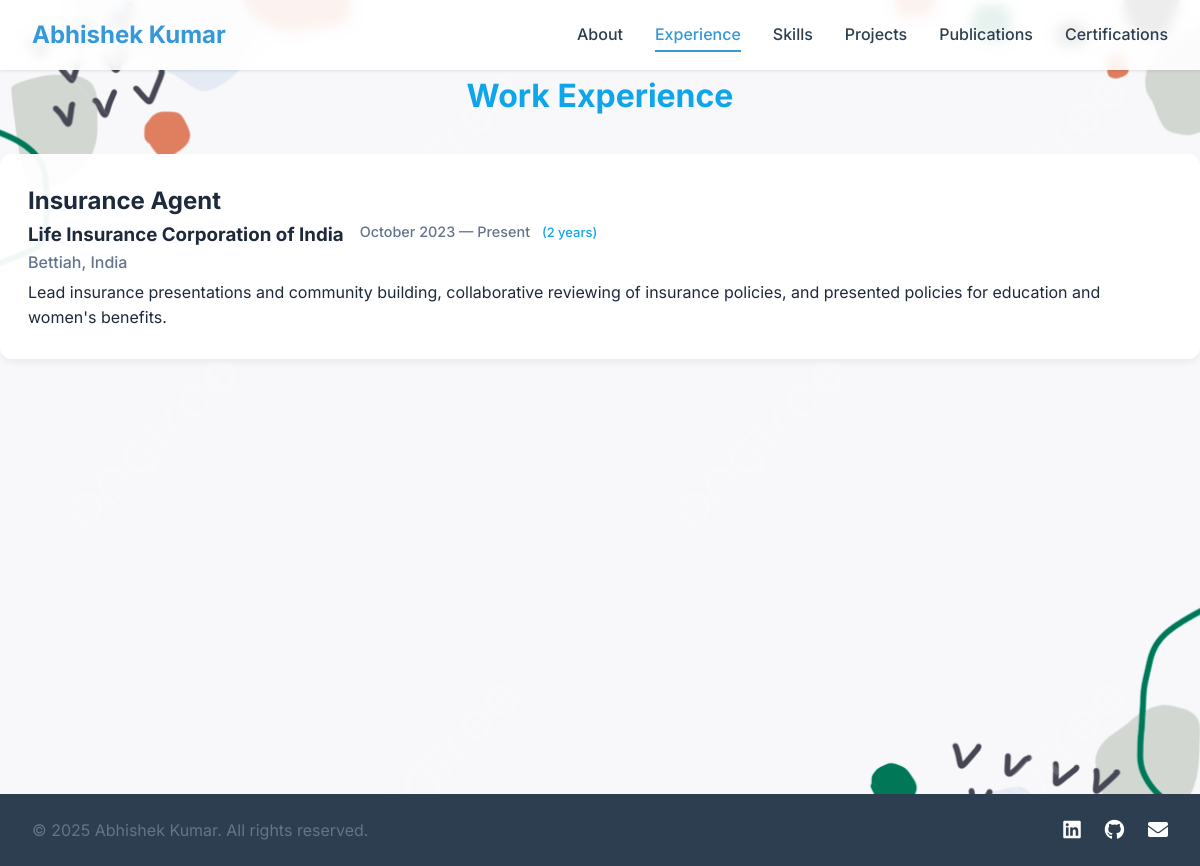
The app's page /experience/ with its own data.
### portfolio_app/models.py (models this page shows, shortened)
class Profile(models.Model):
    full_name = models.CharField(max_length=200)
    title = models.CharField(max_length=200, blank=True)
    phone = models.CharField(max_length=50, blank=True)
    email = models.EmailField(blank=True)
    summary = models.TextField(blank=True)
    photo = models.URLField(blank=True)
    github = models.URLField(blank=True)
    linkedin = models.URLField(blank=True)

class Experience(models.Model):
    profile = models.ForeignKey(Profile, on_delete=models.CASCADE, related_name='experiences')
    title = models.CharField(max_length=255)
    company = models.CharField(max_length=255)
    location = models.CharField(max_length=255, blank=True)
    start_date = models.CharField(max_length=50)
    end_date = models.CharField(max_length=50)
    description = models.TextField(blank=True)

### portfolio_app/views.py (the view)
# urls.py: path('experience/', views.experience, name='experience'),
def experience(request):
    profile = Profile.objects.first()
    if not profile:
        return render(request, 'portfolio_app/experience.html', {'no_data': True})
    context = {
        'profile': profile,
        'experiences': profile.experiences.all().order_by('-start_date'),
    }
    return render(request, 'portfolio_app/experience.html', context)

### portfolio_app/templatetags/portfolio_extras.py (called while the page is built)
@register.filter
def format_date(value):
    if value == "Current":
        return "Present"
    try:
        date = datetime.strptime(value, '%Y-%m-%d')
        return date.strftime('%B %Y')
    except (ValueError, TypeError):
        return value

@register.filter
def calculate_duration(start_date, end_date):
    try:
        start = datetime.strptime(start_date, '%Y-%m-%d')
        if end_date == "Current":
            end = datetime.now()
        else:
            end = datetime.strptime(end_date, '%Y-%m-%d')
        rd = relativedelta(end, start)
        years = rd.years
        months = rd.months
        if years > 0:
            if months > 0:
                return f"({years} year{'s' if years != 1 else ''}, {months} month{'s' if months != 1 else ''})"
            return f"({years} year{'s' if years != 1 else ''})"
        return f"({months} month{'s' if months != 1 else ''})"
    except (ValueError, TypeError):
        return ""

### portfolio_app/templates/portfolio_app/experience.html (shortened to what this page needs)
{% extends "portfolio_app/base.html" %}
{% block content %}
{% load portfolio_extras %}
<section class="experience-page">
    <h1>Work Experience</h1>
    <div class="experience-timeline">
        {% for exp in experiences %}
            <article class="experience-card card">
                <header class="experience-header">
                    <h2>{{ exp.title }}</h2>
                    <div class="experience-meta">
                        <div class="company-info">
                            <h3>{{ exp.company }}</h3>
                            {% if exp.location %}<span class="location">{{ exp.location }}</span>{% endif %}
                        </div>
                        <div class="duration">
                            {{ exp.start_date|format_date }} — {{ exp.end_date|format_date }}
                            <span class="duration-calc">
                                {{ exp.start_date|calculate_duration:exp.end_date }}
                            </span>
                        </div>
                    </div>
                </header>
                {% if exp.description %}
                    <div class="experience-description">
                        <p>{{ exp.description }}</p>
                    </div>
                {% endif %}
            </article>
        {% empty %}
            <div class="empty-state card">
                <p>No work experience listed yet.</p>
            </div>
        {% endfor %}
    </div>
</section>
{% endblock %}

### portfolio_app/templates/portfolio_app/base.html (shortened to what this page needs)
<!DOCTYPE html>
<html lang="en">
<head>
    <link rel="stylesheet" href="https://cdnjs.cloudflare.com/ajax/libs/font-awesome/5.15.4/css/all.min.css">
    {% load static %}
    <link rel="stylesheet" href="{% static 'portfolio_app/css/base.css' %}">
    <link rel="stylesheet" href="{% static 'portfolio_app/css/style.css' %}">
</head>
<body>
    <header class="site-header">
        <nav class="main-nav">
            <div class="nav-brand">
                <a href="{% url 'portfolio_app:home' %}">{{ profile.full_name }}</a>
            </div>
            <ul class="nav-links" id="navLinks">
                <li><a href="{% url 'portfolio_app:about' %}" class="nav-link">About</a></li>
                <li><a href="{% url 'portfolio_app:experience' %}" class="nav-link">Experience</a></li>
                <li><a href="{% url 'portfolio_app:skills' %}" class="nav-link">Skills</a></li>
                <li><a href="{% url 'portfolio_app:projects' %}" class="nav-link">Projects</a></li>
                <li><a href="{% url 'portfolio_app:publications' %}" class="nav-link">Publications</a></li>
                <li><a href="{% url 'portfolio_app:certifications' %}" class="nav-link">Certifications</a></li>
            </ul>
        </nav>
    </header>
    <main class="main-content">
        {% block content %}
        {% endblock %}
    </main>
    <footer class="site-footer">
        <div class="footer-content">
            <div class="footer-info">
                <p>&copy; {% now "Y" %} {{ profile.full_name }}. All rights reserved.</p>
            </div>
            <div class="footer-social">
                {% if profile.linkedin %}
                <a href="{{ profile.linkedin }}" target="_blank" class="social-link">
                    <i class="fab fa-linkedin"></i>
                </a>
                {% endif %}
                {% if profile.github %}
                <a href="{{ profile.github }}" target="_blank" class="social-link">
                    <i class="fab fa-github"></i>
                </a>
                {% endif %}
                {% if profile.email %}
                <a href="mailto:{{ profile.email }}" class="social-link">
                    <i class="fas fa-envelope"></i>
                </a>
                {% endif %}
            </div>
        </div>
    </footer>
</body>
</html>

### portfolio_app/static/portfolio_app/css/base.css (style rules this page uses)
:root { --primary-color: #3498db; --secondary-color: #2c3e50; --accent-color: #e74c3c; --text-color: #2c3e50; --text-light: #505d6b; --background-color: #f8f9fa; --white: #ffffff; --shadow: 0 2px 4px rgba(0, 0, 0, 0.1); }
* { margin: 0; padding: 0; box-sizing: border-box; }
body { font-family: 'Inter', sans-serif; line-height: 1.6; color: var(--text-color); background: var(--background-color); }
.site-header { background: var(--white); box-shadow: var(--shadow); position: sticky; top: 0; z-index: 1000; }
.main-nav { max-width: 1200px; margin: 0 auto; padding: 1rem 2rem; display: flex; justify-content: space-between; align-items: center; }
.nav-brand { font-size: 1.5rem; font-weight: 700; }
.nav-brand a { color: var(--primary-color); text-decoration: none; }
.nav-links { display: flex; gap: 2rem; list-style: none; }
.nav-link { color: var(--text-color); text-decoration: none; font-weight: 500; padding: 0.5rem 0; position: relative; transition: color 0.3s ease; }
.nav-link:hover, .nav-link.active { color: var(--primary-color); }
.nav-link::after { content: ''; position: absolute; width: 0; height: 2px; bottom: 0; left: 0; background-color: var(--primary-color); transition: width 0.3s ease; }
.nav-link:hover::after, .nav-link.active::after { width: 100%; }
.main-content { min-height: calc(100vh - 140px); }
.site-footer { background: var(--secondary-color); color: var(--white); padding: 2rem 0; margin-top: 4rem; }
.footer-content { max-width: 1200px; margin: 0 auto; padding: 0 2rem; display: flex; justify-content: space-between; align-items: center; }
.footer-social { display: flex; gap: 1.5rem; }
.footer-social .social-link { color: var(--white); font-size: 1.25rem; transition: transform 0.2s; }
.card { background: var(--white); border-radius: 8px; box-shadow: var(--shadow); transition: transform 0.2s, box-shadow 0.2s; }

### portfolio_app/static/portfolio_app/css/style.css (style rules this page uses)
:root { --bg: #ffffff; --card: #f8fafc; --muted: #64748b; --accent: #0ea5e9; --text: #1e293b; }
* { box-sizing: border-box; }
body { font-family: 'Inter', 'Segoe UI', 'Roboto', 'Helvetica', 'Arial', sans-serif; margin: 0; background: url('/static/portfolio_app/images/background.png') no-repeat center center fixed; background-size: cover; color: var(--text); -webkit-font-smoothing: antialiased; line-height: 1.6; }
.site-header { backdrop-filter: blur(6px); background: rgba(255, 255, 255, 0.9); position: sticky; top: 0; z-index: 10; box-shadow: 0 1px 3px rgba(0, 0, 0, 0.1); }
.card { background: rgba(255, 255, 255, 0.95); border-radius: 12px; padding: 28px; margin-bottom: 24px; box-shadow: 0 4px 6px rgba(0, 0, 0, 0.05); transition: transform 0.2s ease, box-shadow 0.2s ease; }
.site-footer { padding:20px 0;color:var(--muted);text-align:center }
.experience-page h1 { text-align: center; font-size: 2rem; font-weight: 700; margin-bottom: 2rem; color: var(--accent); }
.experience-meta { display: flex; gap: 1rem; color: var(--text); font-weight: 500; margin-bottom: 0.25rem; }
.duration { color: var(--muted); font-size: 0.9em; margin-bottom: 1rem; }
.duration-calc { color: var(--accent); font-size: 0.9em; margin-left: 0.5rem; }
.location { color: var(--muted); }
.experience-description { color: var(--text); line-height: 1.6; margin: 0; }
html { scroll-behavior:smooth }

### records on screen
Profile: full_name "Abhishek Kumar"
Experience: title "Insurance Agent", company "Life Insurance Corporation of India", location "Bettiah, India", start_date "October 2023", end_date "Present", start_date|calculate_duration "(2 years)", description "Lead insurance presentations and community building, collaborative reviewing of insurance policies, and presented policies for education and women's benefits."
